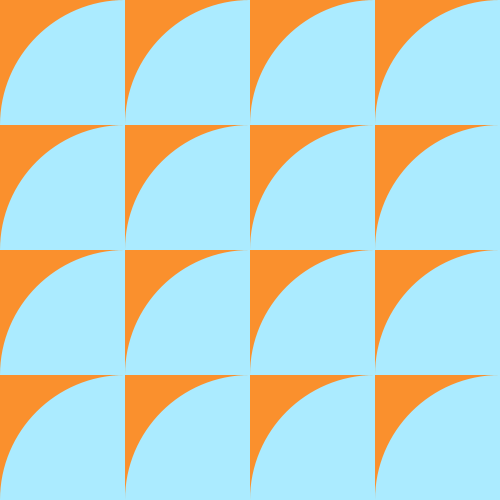
Frame 1 (no input)
Frame 60 (the mouse pressed at the canvas centre just before this capture): blank canvas, image omitted
Frame 120 (the mouse held since frame 60 and released just before this capture): blank canvas, image omitted

The Processing sketch that drew this single still picture (run headless with seeded random() and noise(); from frame 60 on, the mouse is pressed at the canvas centre):

// Processing sketch: s1grid_designV2_pde
// ── s1grid_designV2_pde.pde
color bg =(#fa902d);
color fg = (#abebff);

void setup() {
  size(500, 500);
}

void draw() {
  background(bg);
  fill(fg);
  noStroke();
  
  float tilesX = 4;
  float tilesY = tilesX;
  
  float tileW = width / tilesX;
  float tileH = height / tilesY;
  
  for (int x = 0; x < tilesX; x++){
    for (int y = 0; y < tilesY; y++) {
      float posX = tileW * x;
      float posY = tileH * y;
      
      float wave = sin(radians(frameCount));
      float mappedWave = map(wave,-1,1,0,5);
      
      int selector = int(mappedWave);
     
      
      pushMatrix();
      translate(posX, posY);
      if (selector == 0){
        arc(0,0,tileW*2,tileH*2,radians(0),radians(90));
      }else if (selector ==1){
        arc(tileW,0,tileW*2,tileH*2,radians(90),radians(180));
      }else if (selector ==2){
        arc(tileW,tileH,tileW*2,tileH*2,radians(180),radians(270));
      }else if (selector ==1){
        arc(0,tileH,tileW*2,tileH*2,radians(270),radians(360));
      }else{
      rect(0,0,tileW,tileH);
      }
      
      popMatrix();
    }
  }
}
